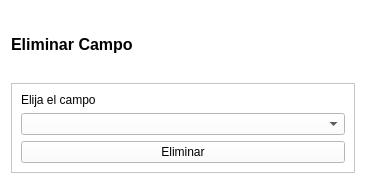
<?xml version="1.0" encoding="UTF-8"?>
<ui version="4.0">
 <class>deletefieldwindow</class>
 <widget class="QWidget" name="deletefieldwindow">
  <property name="geometry">
   <rect>
    <x>0</x>
    <y>0</y>
    <width>366</width>
    <height>184</height>
   </rect>
  </property>
  <property name="windowTitle">
   <string>Form</string>
  </property>
  <property name="styleSheet">
   <string notr="true">background-color: rgb(255, 255, 255);</string>
  </property>
  <layout class="QVBoxLayout" name="verticalLayout_2">
   <item>
    <widget class="QLabel" name="label">
     <property name="font">
      <font>
       <pointsize>12</pointsize>
       <weight>75</weight>
       <bold>true</bold>
      </font>
     </property>
     <property name="text">
      <string>Eliminar Campo</string>
     </property>
    </widget>
   </item>
   <item>
    <widget class="QFrame" name="frame">
     <property name="frameShape">
      <enum>QFrame::StyledPanel</enum>
     </property>
     <property name="frameShadow">
      <enum>QFrame::Raised</enum>
     </property>
     <layout class="QVBoxLayout" name="verticalLayout">
      <item>
       <widget class="QLabel" name="label_2">
        <property name="text">
         <string>Elija el campo</string>
        </property>
       </widget>
      </item>
      <item>
       <widget class="QComboBox" name="comboBox_deletefield"/>
      </item>
      <item>
       <widget class="QPushButton" name="pushButton_delete">
        <property name="text">
         <string>Eliminar</string>
        </property>
       </widget>
      </item>
     </layout>
    </widget>
   </item>
  </layout>
 </widget>
 <resources/>
 <connections/>
</ui>
